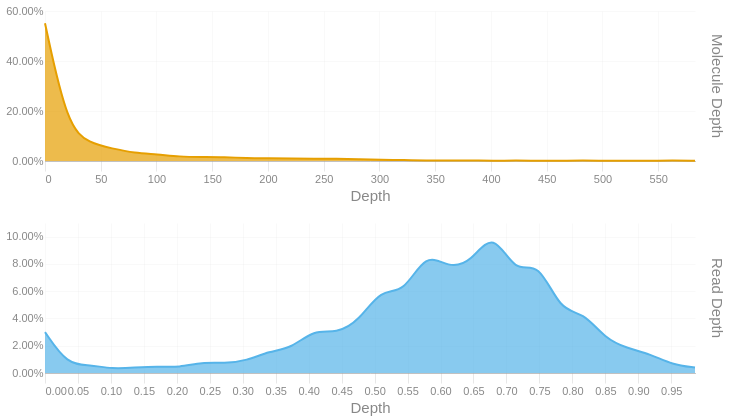

The notebook cell this image was saved under:
### Code cell
readdep = depth_hist(tb['Read Depth'], q99, 3)
readdep = readdep.with_columns(pl.lit('Read Depth').alias('Metric'))
if not SKIPLR:
    moldep = depth_hist(tb['Molecule Depth'], mol_q99, 1)
    moldep = moldep.with_columns(pl.lit('Molecule Depth').alias('Metric'))
    _hist = pl.concat([readdep, moldep])
    _hist = _hist.filter(pl.col('Proportion') != 0)
    with SafeRender(_hist):
        (
            alt.Chart(_hist)        
            .mark_area(interpolate = "basis")
            .encode(
                x=alt.X('Bin:Q').scale(domainMin=0).axis(alt.Axis(title='Depth')),
                y = alt.Y('Proportion:Q', title = None).axis(format = '.2%'),
                color = alt.Color('Metric:N').legend(None),
                row = alt.Row("Metric:N").header(title = None, labelOrient = 'right'),
                tooltip = [
                    alt.Tooltip("Metric:N", title = "Metric"),
                    alt.Tooltip('Interval:N', title = "Depth Interval"),
                    alt.Tooltip('Proportion:Q', title = "% Alignments").format('.2%')
                ]
            )
            .resolve_scale(x='independent', y='independent')
            .properties(
                height = 150, width = 650,
                usermeta={'embedOptions': {'downloadFileName': f'{samplename}.depth.hist'}}
            )
        ).display()
else:
    readdep = readdep.filter(pl.col('Proportion') != 0)
    with SafeRender(readdep):
        (
            alt.Chart(readdep)        
            .mark_area(interpolate = "basis")
            .encode(
                x=alt.X('Bin:Q').scale(domainMin=0).axis(alt.Axis(title='Depth')),
                y = alt.Y('Proportion:Q', title = None).axis(format = '.2%'),
                tooltip = [
                    alt.Tooltip('Interval:N', title = "Depth Interval"),
                    alt.Tooltip('Proportion:Q', title = "% Alignments").format('.2%')
                ]
            )
            .properties(
                usermeta={'embedOptions': {'downloadFileName': f'{samplename}.depth.hist'}}
            )
        ).display()

### Figure 1 — Vega-Lite specification as saved in the notebook (floating-point values rounded to 4 significant figures)
{"width": 650, "height": 150, "config": {"title": {"anchor": "start", "dy": -15, "fontSize": 18, "color": "#888888", "subtitleColor": "#888888", "subtitleFontSize": 14}, "arc": {"fill": "#0072B2"}, "axis": {"domainColor": "#888888", "domainWidth": 0.5, "gridWidth": 0.2, "grid": false, "titleFontWeight": 400, "titleFontSize": 15, "labelFontSize": 11, "labelColor": "#888888", "tickColor": "#888888", "tickWidth": 0.2, "titleColor": "#888888"}, "axisBand": {"grid": false}, "axisX": {"grid": true, "tickSize": 10, "domainCap": "round"}, "axisY": {"domain": false, "grid": true, "tickSize": 0, "domainCap": "round"}, "background": "transparent", "header": {"labelFontSize": 15, "labelColor": "#888888", "titleFontSize": 15, "titleFontWeight": 600, "titleColor": "#888888"}, "legend": {"labelFont": "sans-serif", "labelFontSize": 12, "labelColor": "#888888", "symbolSize": 100, "symbolType": "circle", "titleFontSize": 12, "titlePadding": 10, "titleColor": "#888888", "title": null}, "range": {"category": ["#E69F00", "#56B4E9", "#009E73", "#F0E442", "#0072B2", "#D55E00", "#CC79A7", "#000000"], "diverging": ["#cfe8f3", "#a2d4ec", "#73bfe2", "#46abdb", "#1696d2", "#12719e"]}, "area": {"fill": "#0072B2", "fillOpacity": 0.7, "line": true, "strokeOpacity": 0.7}, "line": {"color": "#0072B2", "stroke": "#0072B2", "strokeWidth": 2}, "trail": {"color": "#0072B2", "stroke": "#0072B2", "strokeWidth": 0, "size": 1}, "point": {"filled": true, "fillOpacity": 1.0, "size": 95}, "text": {"color": "#888888", "fontSize": 11, "align": "right", "fontWeight": 400, "size": 11}, "bar": {"fill": "#0072B2", "stroke": null}, "view": {"stroke": null, "continuousWidth": 660, "continuousHeight": 400}}, "data": {"name": "data-80cdbe45a6768369a502ba4fb8501842"}, "mark": {"type": "area", "interpolate": "basis"}, "encoding": {"color": {"field": "Metric", "legend": null, "type": "nominal"}, "row": {"field": "Metric", "header": {"title": null, "labelOrient": "right"}, "type": "nominal"}, "tooltip": [{"field": "Metric", "title": "Metric", "type": "nominal"}, {"field": "Interval", "title": "Depth Interval", "type": "nominal"}, {"field": "Proportion", "format": ".2%", "title": "% Alignments", "type": "quantitative"}], "x": {"axis": {"title": "Depth"}, "field": "Bin", "scale": {"domainMin": 0}, "type": "quantitative"}, "y": {"axis": {"format": ".2%"}, "field": "Proportion", "title": null, "type": "quantitative"}}, "resolve": {"scale": {"x": "independent", "y": "independent"}}, "usermeta": {"embedOptions": {"downloadFileName": "S1_Annapolis_15.depth.hist"}}, "$schema": "https://vega.github.io/schema/vega-lite/v6.1.0.json", "datasets": {"data-80cdbe45a6768369a502ba4fb8501842": [{"Bin": 0.0, "Interval": "0.0-0.034", "Proportion": 0.03, "Metric": "Read Depth"}, {"Bin": 0.034, "Interval": "0.034-0.068", "Proportion": 0.006, "Metric": "Read Depth"}, {"Bin": 0.068, "Interval": "0.068-0.102", "Proportion": 0.006, "Metric": "Read Depth"}, {"Bin": 0.102, "Interval": "0.102-0.136", "Proportion": 0.003, "Metric": "Read Depth"}, {"Bin": 0.136, "Interval": "0.136-0.17", "Proportion": 0.004, "Metric": "Read Depth"}, {"Bin": 0.17, "Interval": "0.17-0.204", "Proportion": 0.005, "Metric": "Read Depth"}, {"Bin": 0.204, "Interval": "0.204-0.238", "Proportion": 0.004, "Metric": "Read Depth"}, {"Bin": 0.238, "Interval": "0.238-0.272", "Proportion": 0.008, "Metric": "Read Depth"}, {"Bin": 0.272, "Interval": "0.272-0.306", "Proportion": 0.007, "Metric": "Read Depth"}, {"Bin": 0.306, "Interval": "0.306-0.34", "Proportion": 0.009, "Metric": "Read Depth"}, {"Bin": 0.34, "Interval": "0.34-0.374", "Proportion": 0.016, "Metric": "Read Depth"}, {"Bin": 0.374, "Interval": "0.374-0.408", "Proportion": 0.018, "Metric": "Read Depth"}, {"Bin": 0.408, "Interval": "0.408-0.442", "Proportion": 0.032, "Metric": "Read Depth"}, {"Bin": 0.442, "Interval": "0.442-0.476", "Proportion": 0.029, "Metric": "Read Depth"}, {"Bin": 0.476, "Interval": "0.476-0.51", "Proportion": 0.038, "Metric": "Read Depth"}, {"Bin": 0.51, "Interval": "0.51-0.544", "Proportion": 0.062, "Metric": "Read Depth"}, {"Bin": 0.544, "Interval": "0.544-0.578", "Proportion": 0.058, "Metric": "Read Depth"}, {"Bin": 0.578, "Interval": "0.578-0.612", "Proportion": 0.089, "Metric": "Read Depth"}, {"Bin": 0.612, "Interval": "0.612-0.646", "Proportion": 0.077, "Metric": "Read Depth"}, {"Bin": 0.646, "Interval": "0.646-0.68", "Proportion": 0.081, "Metric": "Read Depth"}, {"Bin": 0.68, "Interval": "0.68-0.714", "Proportion": 0.105, "Metric": "Read Depth"}, {"Bin": 0.714, "Interval": "0.714-0.748", "Proportion": 0.072, "Metric": "Read Depth"}, {"Bin": 0.748, "Interval": "0.748-0.782", "Proportion": 0.083, "Metric": "Read Depth"}, {"Bin": 0.782, "Interval": "0.782-0.816", "Proportion": 0.045, "Metric": "Read Depth"}, {"Bin": 0.816, "Interval": "0.816-0.85", "Proportion": 0.045, "Metric": "Read Depth"}, {"Bin": 0.85, "Interval": "0.85-0.884", "Proportion": 0.025, "Metric": "Read Depth"}, {"Bin": 0.884, "Interval": "0.884-0.918", "Proportion": 0.018, "Metric": "Read Depth"}, {"Bin": 0.918, "Interval": "0.918-0.952", "Proportion": 0.014, "Metric": "Read Depth"}, {"Bin": 0.952, "Interval": "0.952-0.986", "Proportion": 0.006, "Metric": "Read Depth"}, {"Bin": 0.986, "Interval": "0.986-1.02", "Proportion": 0.004, "Metric": "Read Depth"}, {"Bin": 0.0, "Interval": "0.0-20.1", "Proportion": 0.551, "Metric": "Molecule Depth"}, {"Bin": 20.1, "Interval": "20.1-40.2", "Proportion": 0.136, "Metric": "Molecule Depth"}, {"Bin": 40.2, "Interval": "40.2-60.3", "Proportion": 0.071, "Metric": "Molecule Depth"}, {"Bin": 60.3, "Interval": "60.3-80.4", "Proportion": 0.05, "Metric": "Molecule Depth"}, {"Bin": 80.4, "Interval": "80.4-100.5", "Proportion": 0.032, "Metric": "Molecule Depth"}, {"Bin": 100.5, "Interval": "100.5-120.6", "Proportion": 0.027, "Metric": "Molecule Depth"}, {"Bin": 120.6, "Interval": "120.6-140.7", "Proportion": 0.017, "Metric": "Molecule Depth"}, {"Bin": 140.7, "Interval": "140.7-160.8", "Proportion": 0.016, "Metric": "Molecule Depth"}, {"Bin": 160.8, "Interval": "160.8-180.9", "Proportion": 0.016, "Metric": "Molecule Depth"}, {"Bin": 180.9, "Interval": "180.9-201.0", "Proportion": 0.011, "Metric": "Molecule Depth"}, {"Bin": 201.0, "Interval": "201.0-221.1", "Proportion": 0.011, "Metric": "Molecule Depth"}, {"Bin": 221.1, "Interval": "221.1-241.2", "Proportion": 0.01, "Metric": "Molecule Depth"}, {"Bin": 241.2, "Interval": "241.2-261.4", "Proportion": 0.009, "Metric": "Molecule Depth"}, {"Bin": 261.4, "Interval": "261.4-281.5", "Proportion": 0.009, "Metric": "Molecule Depth"}, {"Bin": 281.5, "Interval": "281.5-301.6", "Proportion": 0.007, "Metric": "Molecule Depth"}, {"Bin": 301.6, "Interval": "301.6-321.7", "Proportion": 0.005, "Metric": "Molecule Depth"}, {"Bin": 321.7, "Interval": "321.7-341.8", "Proportion": 0.004, "Metric": "Molecule Depth"}, {"Bin": 341.8, "Interval": "341.8-361.9", "Proportion": 0.002, "Metric": "Molecule Depth"}, {"Bin": 361.9, "Interval": "361.9-382.0", "Proportion": 0.002, "Metric": "Molecule Depth"}, {"Bin": 382.0, "Interval": "382.0-402.1", "Proportion": 0.002, "Metric": "Molecule Depth"}, {"Bin": 402.1, "Interval": "402.1-422.2", "Proportion": 0.001, "Metric": "Molecule Depth"}, {"Bin": 422.2, "Interval": "422.2-442.3", "Proportion": 0.002, "Metric": "Molecule Depth"}, {"Bin": 442.3, "Interval": "442.3-462.4", "Proportion": 0.001, "Metric": "Molecule Depth"}, {"Bin": 462.4, "Interval": "462.4-482.5", "Proportion": 0.001, "Metric": "Molecule Depth"}, {"Bin": 482.5, "Interval": "482.5-502.6", "Proportion": 0.002, "Metric": "Molecule Depth"}, {"Bin": 502.6, "Interval": "502.6-522.7", "Proportion": 0.001, "Metric": "Molecule Depth"}, {"Bin": 522.7, "Interval": "522.7-542.8", "Proportion": 0.001, "Metric": "Molecule Depth"}, {"Bin": 542.8, "Interval": "542.8-562.9", "Proportion": 0.001, "Metric": "Molecule Depth"}, {"Bin": 562.9, "Interval": "562.9-583.0", "Proportion": 0.002, "Metric": "Molecule Depth"}, {"Bin": 583.0, "Interval": "583.0-603.12", "Proportion": 0.001, "Metric": "Molecule Depth"}]}}
